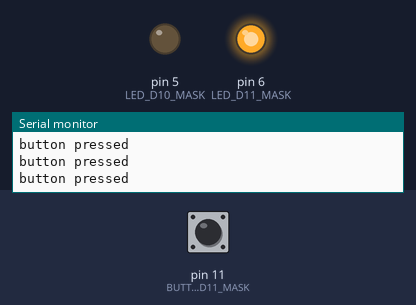
A program run on a simulated Arduino Uno, built with avr-gcc and run on an emulated ATmega328P. Shown: output pins drawn as LEDs (lit = HIGH), the last lines printed to the serial monitor. The inputs (shaded band) are chosen by the test bench; at power-on: pin 11 (BUTTON_D11_MASK) LOW.

Above: at 1.2 s.
1.3 s: pin 11 (BUTTON_D11_MASK) pulled HIGH for 0.15 s
At 1.42 s:
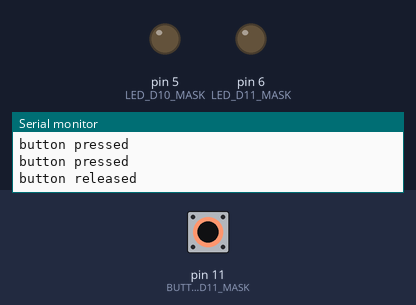
3.0 s: pin 11 (BUTTON_D11_MASK) pulled HIGH for 3.2 s
At 6.7 s:
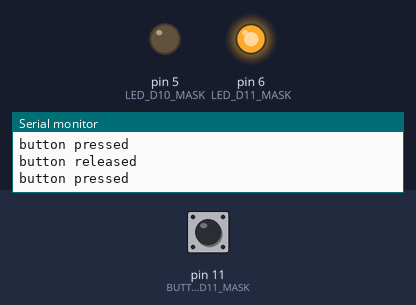
Timing chart, 0 to 8.2 s (numbered marks = the images above; inputs shaded):
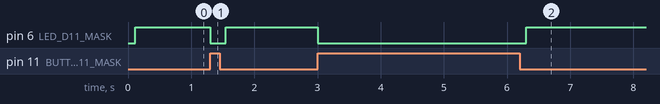

The program:

main.cpp
```cpp
#include <Arduino.h>
#define BUTTON_D10_MASK (1 << PB2)
#define BUTTON_D11_MASK (1 << PB3)

#define LED_D10_MASK (1 << PD5)
#define LED_D11_MASK (1 << PD6)

// defining intervals used for buttons/ timers
const int interval20Hz = 50;
const int interval4hz = 250;

// timer for buttons
unsigned long timeButtonD10 = 0;
unsigned long timeButtonD11 = 0;
unsigned long timeStartButtonD10 = 0;
unsigned long timeStartButtonD11 = 0;
unsigned long timeStartBlink = 0;
unsigned long saved_delaytimetwo = 0;
/// States for buttons
bool StateButtonD10 = true;
bool StateButtonD11 = true;
bool prevStateBtnD10 = 0;
bool prevStateBtnD11 = 0;
bool button_one_state = 0;
bool button_two_state = 0;
uint16_t timer = 0;
uint16_t saved_delaytime = 0;

void setup()
{
  Serial.begin(9600);
  DDRD = DDRD | B01100000;
  DDRB = DDRB &= ~BUTTON_D10_MASK;
  DDRB = DDRB &= ~BUTTON_D11_MASK;
}

void LED_D10_ON()
{
  PORTD = (PORTD | LED_D10_MASK) & 0x7F;
  PORTD &= ~LED_D11_MASK;
}

void LED_D11_ON()
{
  PORTD = (PORTD | LED_D11_MASK) & 0x7F;
  PORTD &= ~LED_D10_MASK;
}

void BlinkLEDS()
{
  if (timer - timeStartBlink < interval4hz)
  {
    PORTD = PORTD | LED_D10_MASK;
    PORTD &= ~LED_D11_MASK;
    Serial.println("D10");
  }
  if ((timer - timeStartBlink >= interval4hz) && (timer - timeStartBlink < 2 * interval4hz))
  {
    PORTD = PORTD | LED_D11_MASK;
    PORTD &= ~LED_D10_MASK;
    Serial.println("D11");
  }
  if (timer - timeStartBlink >= 2 * interval4hz)
  {
    timeStartBlink = timer;
  }
}

void ReadButtonD10()
{
  // sets state of button
  button_one_state = !(PINB &= BUTTON_D10_MASK);

  // checks if button has been pressed
  if (button_one_state && saved_delaytimetwo == 0)
  {
    saved_delaytimetwo = timer;
    Serial.println("button pressed");
  }

  // checks if button is not pressed
  if (!button_one_state && saved_delaytimetwo != 0)
  {
    if (timer - saved_delaytimetwo >= 100)
    {
      saved_delaytimetwo = 0;
      PORTD &= ~LED_D10_MASK;
      Serial.println("button released");
    }
  }

  // this happens when button is still pressed after certain time has passed
  if (button_one_state && saved_delaytimetwo != 0 && timer - saved_delaytimetwo >= 100)
  {
    PORTD = PORTD | LED_D10_MASK;
  }
}
void ReadButtonD11()
{
  // sets state of button
  button_two_state = !(PINB &= BUTTON_D11_MASK);

  // checks if button has been pressed
  if (button_two_state && saved_delaytimetwo == 0)
  {
    saved_delaytimetwo = timer;
    Serial.println("button pressed");
  }

  // checks if button is not pressed
  if (!button_two_state && saved_delaytimetwo != 0)
  {
    if (timer - saved_delaytimetwo >= 100)
    {
      saved_delaytimetwo = 0;
      PORTD &= ~LED_D11_MASK;
      Serial.println("button released");
    }
  }

  // this happens when button is still pressed after certain time has passed
  if (button_two_state && saved_delaytimetwo != 0 && timer - saved_delaytimetwo >= 100)
  {
    PORTD = PORTD | LED_D11_MASK;
  }
}

void ButtonManager()
{
  if ((StateButtonD10 == StateButtonD11) == 0)
  {
    BlinkLEDS();
  }
  ReadButtonD10();
  ReadButtonD11();
}

void loop()
{
  // ButtonManager();
  // ReadButtonD10();
  ReadButtonD11();
  timer = millis();
}
```

Measured:
- after the input at 1.3 s, pin 6 (LED_D11_MASK): HIGH → LOW at once, → HIGH 0.25 s later
- after the input at 3.0 s, pin 6 (LED_D11_MASK): HIGH → LOW at once, → HIGH 3.3 s later
